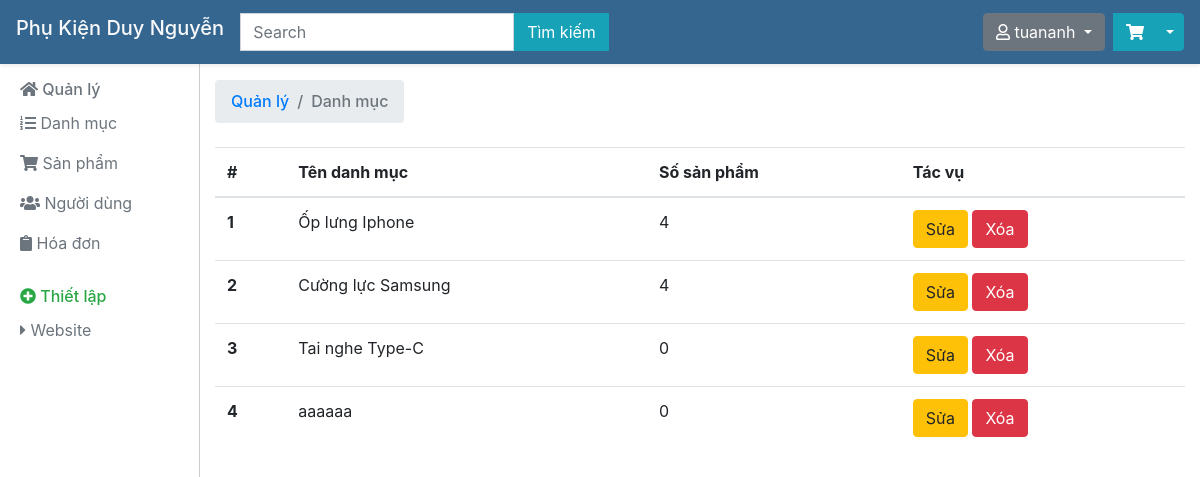
Page /quanly.php?task=qldm (signed in) on the committed database.
### tables this page shows
CREATE TABLE `danhmuc` (
  `id_danhmuc` int(10) NOT NULL,
  `ten` varchar(255) NOT NULL,
  `mota` text NOT NULL,
  `anhdaidien` varchar(255) NOT NULL
);

### controller/quanly.php (called while the page is built, shortened)
<?php
class Controller
{
	protected $model;
	public function __construct(){
		require_once('./model/model.php');
		$this->model = new Model();
	}
	public function quanlydanhmuc(){
		$listdanhmuc = $this->model->getsDanhMuc();
		require_once('./view/quanlydanhmuc.php');
	}
}
 ?>

### model/model.php (called while the page is built, shortened)
<?php
class Model
{
	protected $host,$db,$user,$pass,$conn;
	public function __construct(){
		$this->host = 'localhost';
		$this->db = 'webphukien';
		$this->user = 'root';
		$this->pass = '';
		$this->conn = new mysqli($this->host,$this->user,$this->pass,$this->db);
		$this->conn->set_charset("utf8");
	}
	public function getsDanhMuc(){
		$sql = "SELECT * FROM danhmuc";
		$result = $this->conn->query($sql);
		if($result->num_rows > 0){
			return $result;
		} else {
			return null;
		}
	}
	public function countSanPham($id_danhmuc){
		$sql = "SELECT * FROM sanpham WHERE iddanhmuc=$id_danhmuc";
		$result = $this->conn->query($sql);
		if($result->num_rows > 0){
			return $result->num_rows;
		} else {
			return 0;
		}
	}
}
 ?>

### view/quanlydanhmuc.php (the view)
<?php require_once('./view/header_quanly.php') ?>
<h6 class="sidebar-heading d-flex justify-content-between align-items-center mt-4 mb-2 text-success">
  <nav aria-label="breadcrumb">
      <ol class="breadcrumb">
        <li class="breadcrumb-item"><a href="#">Quản lý</a></li>
        <li class="breadcrumb-item active" aria-current="page">Danh mục</li>
      </ol>
    </nav>
</h6>
<div class="row">
    <div class="col-12">
        <table class="table table-hover">
            <thead>
                <tr>
                    <th scope="col">#</th>
                    <th scope="col">Tên danh mục</th>
                    <th scope="col">Số sản phẩm</th>
                    <th scope="col">Tác vụ</th>
                </tr>
            </thead>
            <tbody>
                <?php $i = 1; while($danhmuc = $listdanhmuc->fetch_assoc()){ ?>
                <tr>
                    <th scope="row"><?php echo $i; $i++ ?></th>
                    <td><?php echo $danhmuc['ten'] ?></td>
                    <td><?php echo $this->model->countSanPham($danhmuc['id_danhmuc']) ?></td>
                    <td>
                        <a href="quanly.php?task=sdm&id=<?php echo $danhmuc['id_danhmuc'] ?>"class="btn btn-warning">Sửa</a>
                        <a href="quanly.php?task=xdm&id=<?php echo $danhmuc['id_danhmuc'] ?>" class="btn btn-danger">Xóa</a>
                    </td>
                </tr>
                <?php } ?>
            </tbody>
        </table>
    </div>
</div>
<?php require_once('./view/footer_quanly.php') ?>

### view/header_quanly.php (style rules this page uses)
body { margin-top: 56px; }

### rows in the picture
danhmuc: ten "Ốp lưng Iphone", countSanPham "4"
danhmuc: ten "Cường lực Samsung", countSanPham "4"
danhmuc: ten "Tai nghe Type-C", countSanPham "0"
danhmuc: ten "aaaaaa", countSanPham "0"

### other values in the picture
$_SESSION['user_data']['tendangnhap'] "tuananh"
